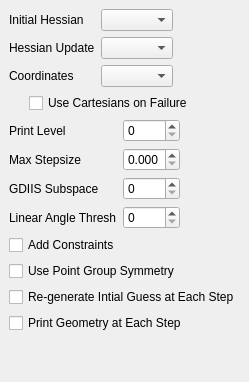
       <widget class="QWidget" name="AdvancedGeometryOptimization" >
        <layout class="QVBoxLayout" >
         <property name="margin" >
          <number>9</number>
         </property>
         <property name="spacing" >
          <number>6</number>
         </property>
         <item>
          <layout class="QGridLayout" >
           <property name="margin" >
            <number>0</number>
           </property>
           <property name="spacing" >
            <number>6</number>
           </property>
           <item row="1" column="0" >
            <widget class="QLabel" name="label_44" >
             <property name="text" >
              <string>Hessian Update</string>
             </property>
            </widget>
           </item>
           <item row="1" column="1" >
            <widget class="QComboBox" name="geom_opt_hessian_update" />
           </item>
           <item row="0" column="0" >
            <widget class="QLabel" name="label_72" >
             <property name="text" >
              <string>Initial Hessian</string>
             </property>
            </widget>
           </item>
           <item row="2" column="1" >
            <widget class="QComboBox" name="geom_opt_coordinates" />
           </item>
           <item row="0" column="1" >
            <widget class="QComboBox" name="geom_opt_hessian" />
           </item>
           <item row="2" column="0" >
            <widget class="QLabel" name="label_14" >
             <property name="text" >
              <string>Coordinates</string>
             </property>
            </widget>
           </item>
           <item row="0" column="2" >
            <spacer>
             <property name="orientation" >
              <enum>Qt::Horizontal</enum>
             </property>
             <property name="sizeHint" >
              <size>
               <width>40</width>
               <height>20</height>
              </size>
             </property>
            </spacer>
           </item>
          </layout>
         </item>
         <item>
          <layout class="QHBoxLayout" >
           <property name="margin" >
            <number>0</number>
           </property>
           <property name="spacing" >
            <number>6</number>
           </property>
           <item>
            <spacer>
             <property name="orientation" >
              <enum>Qt::Horizontal</enum>
             </property>
             <property name="sizeType" >
              <enum>QSizePolicy::Fixed</enum>
             </property>
             <property name="sizeHint" >
              <size>
               <width>20</width>
               <height>20</height>
              </size>
             </property>
            </spacer>
           </item>
           <item>
            <widget class="QCheckBox" name="qui_geom_opt_fallback" >
             <property name="text" >
              <string>Use Cartesians on Failure</string>
             </property>
            </widget>
           </item>
          </layout>
         </item>
         <item>
          <layout class="QGridLayout" >
           <property name="margin" >
            <number>0</number>
           </property>
           <property name="spacing" >
            <number>6</number>
           </property>
           <item row="3" column="1" >
            <widget class="QSpinBox" name="geom_opt_linear_angle" />
           </item>
           <item row="1" column="1" >
            <widget class="QDoubleSpinBox" name="geom_opt_max_step_size" >
             <property name="prefix" >
              <string/>
             </property>
             <property name="suffix" >
              <string/>
             </property>
             <property name="decimals" >
              <number>3</number>
             </property>
             <property name="maximum" >
              <double>9.99</double>
             </property>
            </widget>
           </item>
           <item row="2" column="1" >
            <widget class="QSpinBox" name="geom_opt_diis_subspace" />
           </item>
           <item row="1" column="0" >
            <widget class="QLabel" name="label_71" >
             <property name="text" >
              <string>Max Stepsize</string>
             </property>
            </widget>
           </item>
           <item row="2" column="0" >
            <widget class="QLabel" name="label_70" >
             <property name="text" >
              <string>GDIIS Subspace</string>
             </property>
            </widget>
           </item>
           <item row="0" column="0" >
            <widget class="QLabel" name="label_45" >
             <property name="text" >
              <string>Print Level</string>
             </property>
            </widget>
           </item>
           <item row="0" column="1" >
            <widget class="QSpinBox" name="geom_opt_print" />
           </item>
           <item row="3" column="0" >
            <widget class="QLabel" name="label_68" >
             <property name="text" >
              <string>Linear Angle Thresh</string>
             </property>
            </widget>
           </item>
           <item row="0" column="2" >
            <spacer>
             <property name="orientation" >
              <enum>Qt::Horizontal</enum>
             </property>
             <property name="sizeHint" >
              <size>
               <width>40</width>
               <height>20</height>
              </size>
             </property>
            </spacer>
           </item>
          </layout>
         </item>
         <item>
          <widget class="QCheckBox" name="qui_section_opt" >
           <property name="text" >
            <string>Add Constraints</string>
           </property>
          </widget>
         </item>
         <item>
          <widget class="QCheckBox" name="geom_opt_symmetry" >
           <property name="text" >
            <string>Use Point Group Symmetry</string>
           </property>
          </widget>
         </item>
         <item>
          <widget class="QCheckBox" name="geom_opt_scf_guess_always" >
           <property name="text" >
            <string>Re-generate Intial Guess at Each Step</string>
           </property>
          </widget>
         </item>
         <item>
          <widget class="QCheckBox" name="geom_print" >
           <property name="text" >
            <string>Print Geometry at Each Step</string>
           </property>
          </widget>
         </item>
         <item>
          <spacer>
           <property name="orientation" >
            <enum>Qt::Vertical</enum>
           </property>
           <property name="sizeHint" >
            <size>
             <width>20</width>
             <height>40</height>
            </size>
           </property>
          </spacer>
         </item>
        </layout>
       </widget>
